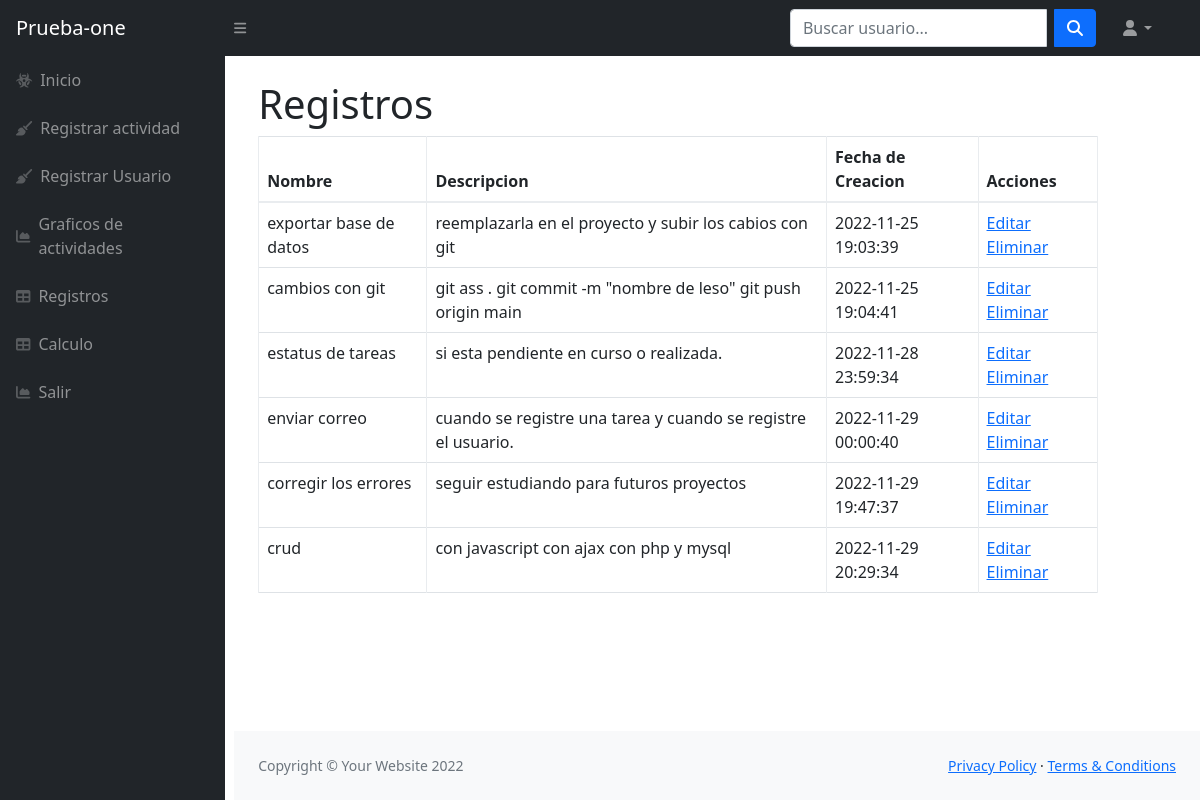
The app's page / (signed in), older data.
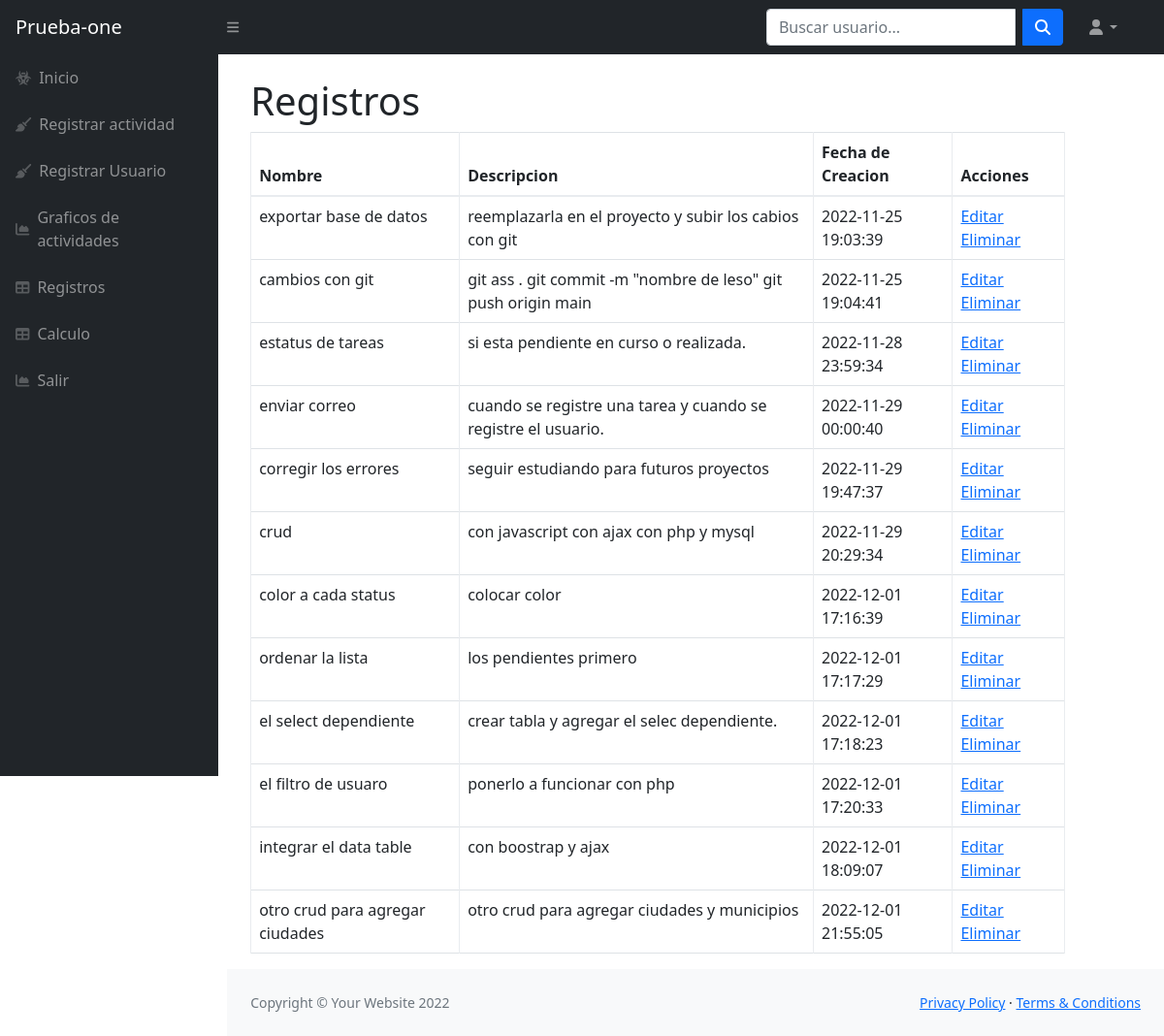
The same page, newer data.
### tables this page shows
CREATE TABLE `tareas` (
  `id_tarea` int(11) NOT NULL,
  `nombre` varchar(255) NOT NULL,
  `descripcion` varchar(255) NOT NULL,
  `creado_en` timestamp NOT NULL DEFAULT current_timestamp(),
  `id_usuario` int(11) NOT NULL,
  `id_status` int(11) NOT NULL
);

### partials/roles.php (called while the page is built)
<?php
$usuario_id = $_SESSION['user_id'];
if(isset($_SESSION['user_id'])){
    $sql = "SELECT id_rol FROM usuarios WHERE id_usuario=:usuario";
    $stmt = $conn->prepare($sql);
    $stmt->bindParam(':usuario',$usuario_id);
    $stmt->execute();
    $resultado = $stmt->fetch(PDO::FETCH_ASSOC);
    $id_rol = $resultado['id_rol'];
}
?>

### index.php (the view)
<?php
    require 'database.php';
    if(isset($_SESSION['user_id'])){
        $records= $conn->prepare('SELECT id_usuario, nombre, apellido, email,edad, password FROM usuarios WHERE id_usuario=:id');
        $records->bindParam(':id', $_SESSION['user_id']);
        $records->execute();
        $results=$records->fetch(PDO::FETCH_ASSOC);
        $user= null;
        if(count($results)>0 ){
            $user=$results;
        }
    }
?>
<?php if(!empty($user)): ?>
    <?php require 'partials/header.php'; ?>
    <div class="container-fluid px-4">
                        <h1 class="mt-4">Registros</h1>
                        <div class="row">
                            <div class="col-md-11">
                                <table class="table table-bordered">
                                    <thead>
                                        <tr>
                                            <th>Nombre</th>
                                            <th>Descripcion</th>
                                            <th>Fecha de Creacion</th>
                                            <th>Acciones</th>
                                        </tr>
                                    </thead>
                                    <tbody>
                                        <?php
                                            $usuario = $_SESSION['user_id'];
                                            $records = $conn->prepare('SELECT nombre, descripcion, id_tarea, creado_en FROM tareas WHERE id_usuario=:usuario ');
                                            $records->bindParam(':usuario', $usuario);
                                            $records->execute();
                                            $results = $records->fetchAll(PDO::FETCH_ASSOC);
                                            foreach($results as $row){ ?>
                                                <tr>
                                                    <td><?php echo $row['nombre'] ?></td>
                                                    <td><?php echo $row['descripcion'] ?></td>
                                                    <td><?php echo $row['creado_en'] ?></td>
                                                    <td>
                                                        <a href="editar.php?id=<?php echo $row['id_tarea'] ?>">Editar<i class="fa-address-card-o"></i></a>
                                                        <a href="eliminar.php?id=<?php echo $row['id_tarea'] ?>">Eliminar</a>
                                                    </td>
                                                </tr>
                                          <?php  } ?>
                                    </tbody>
                                </table>
                            </div>
                        </div>
                    </div>
    <?php require 'partials/footer.php'; ?>
<?php else: ?>
    <?php require 'partials/body.php'; ?>
<?php endif; ?>

### partials/header.php (shortened to what this page needs)
<!DOCTYPE html>
<html lang="en">
    <head>
        <link rel="stylesheet" type="text/css" href="vendor/bootstrap/css/bootstrap.min.css">
        <link href="./css/styles2.css" rel="stylesheet" />
    </head>
    <body class="sb-nav-fixed">
        <?php require 'partials/navbar.php' ?>
        <div id="layoutSidenav">
            <?php require 'partials/nav.php' ?>
            <div id="layoutSidenav_content">
                <main>

### partials/navbar.php (shortened to what this page needs)
<?php
    $search='';
?>
<nav class="sb-topnav navbar navbar-expand navbar-dark bg-dark">
            <a class="navbar-brand ps-3" href="./index.php">Prueba-one</a>
            <button class="btn btn-link btn-sm order-1 order-lg-0 me-4 me-lg-0" id="sidebarToggle" href="#!"><i class="fas fa-bars"></i></button>
            <form action="registrar_usuario.php" method="POST" class="d-none d-md-inline-block form-inline ms-auto me-0 me-md-3 my-2 my-md-0">
                <div class="input-group">
                    <input id="search" name="search" value="<?php echo $search?>" class="form-control mr-sm-2" type="search" placeholder="Buscar usuario..." aria-label="Search for..." aria-describedby="btnNavbarSearch" />
                    <button class="btn btn-primary" id="buttonsearch" type="submit"><i class="fas fa-search"></i></button>
                </div>
            </form>
            <ul class="navbar-nav ms-auto ms-md-0 me-3 me-lg-4">
                <li class="nav-item dropdown">
                    <a class="nav-link dropdown-toggle" id="navbarDropdown" href="#" role="button" data-bs-toggle="dropdown" aria-expanded="false"><i class="fas fa-user fa-fw"></i></a>
                </li>
            </ul>
        </nav>

### partials/nav.php (shortened to what this page needs)
<div id="layoutSidenav_nav">
                <nav class="sb-sidenav accordion sb-sidenav-dark" id="sidenavAccordion">
                    <div class="sb-sidenav-menu">
                        <div class="nav">
                            <a class="nav-link" href="./index.php">
                                <div class="sb-nav-link-icon"><i class="fas fa-biohazard"></i></div>
                                Inicio
                            </a>
                            <a class="nav-link" href="./registrar_actividad.php">
                                <div class="sb-nav-link-icon"><i class="fas fa-broom"></i></div>
                                Registrar actividad
                            </a>
                            <?php
                                require 'roles.php';
                                if($id_rol == 3) { ?>
                            <a class="nav-link" href="./registrar_usuario.php">
                                <div class="sb-nav-link-icon"><i class="fas fa-broom"></i></div>
                                Registrar Usuario
                            </a>
                               <?php } ?>
                            <a class="nav-link" href="./charts.php">
                                <div class="sb-nav-link-icon"><i class="fas fa-chart-area"></i></div>
                                Graficos de actividades
                            </a>
                            <a class="nav-link" href="tabla_registros.php">
                                <div class="sb-nav-link-icon"><i class="fas fa-table"></i></div>
                                Registros
                            </a>
                            <a class="nav-link" href="calculadora.php">
                                <div class="sb-nav-link-icon"><i class="fas fa-table"></i></div>
                                Calculo
                            </a>
                            <a class="nav-link" href="./logout.php">
                                <div class="sb-nav-link-icon"><i class="fas fa-chart-area"></i></div>
                                Salir
                            </a>
                        </div>
                    </div>
                </nav>
            </div>

### partials/footer.php (shortened to what this page needs)
</main>
<footer class="py-4 bg-light mt-auto">
                    <div class="container-fluid px-4">
                        <div class="d-flex align-items-center justify-content-between small">
                            <div class="text-muted">Copyright &copy; Your Website 2022</div>
                            <div>
                                <a href="#">Privacy Policy</a>
                                &middot;
                                <a href="#">Terms &amp; Conditions</a>
                            </div>
                        </div>
                    </div>
                </footer>
            </div>
        </div>
    </body>
</html>

Row changes from the older to the newer data that the page shows:
added tareas: nombre "color a cada status", descripcion "colocar color", creado_en "2022-12-01 17:16:39"
added tareas: nombre "ordenar la lista", descripcion "los pendientes primero", creado_en "2022-12-01 17:17:29"
added tareas: nombre "el select dependiente", descripcion "crear tabla y agregar el selec dependiente.", creado_en "2022-12-01 17:18:23"
added tareas: nombre "el filtro de usuaro", descripcion "ponerlo a funcionar con php", creado_en "2022-12-01 17:20:33"
added tareas: nombre "integrar el data table", descripcion "con boostrap y ajax", creado_en "2022-12-01 18:09:07"
added tareas: nombre "otro crud para agregar ciudades", descripcion "otro crud para agregar ciudades y municipios", creado_en "2022-12-01 21:55:05"
